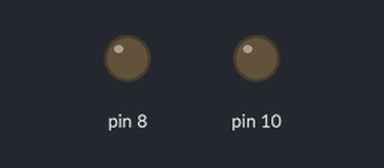
Bench run of a sketch on a simulated Arduino Uno, built with avr-gcc and run on an emulated ATmega328P. On the bench: output pins drawn as LEDs (lit = HIGH).

Above: at 0.4 s.
At 20.2 s:
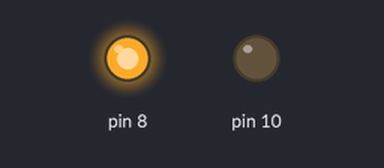
At 40.0 s:
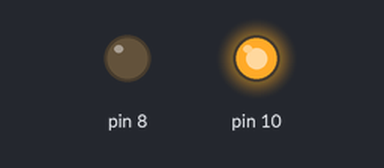
Timing chart, 0 to 40.0 s (numbered marks = the images above):
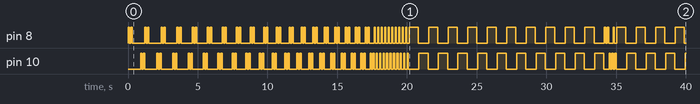

The sketch:

Police_light.ino
```cpp
//Variables
float c = 12; //define coefficient to control i
int i = 50; // delay time
int count = 0; //counter to control program in mode2 & mode3

void setup() {
  // put your setup code here, to run once:
  pinMode(8, OUTPUT);
  pinMode(10, OUTPUT);
}

void loop() {
  // put your main code here, to run repeatedly:
  while (i > 0) {
    mode_1();
    if (c * i <= 30)
      break;
  }

  int i = 50; //Restoring i

  while (i > 0) {
    mode_2();
    count += 1;
    if (count >= 10)
      break;
  }

  count = 0;

  while (i > 0) {
    mode_3();
    count += 1;
    if (count >= 10)
      break;
  }
}

//Functions
void mode_1() {
  digitalWrite(8, HIGH);
  delay(2 * i);
  digitalWrite(8, LOW);
  delay(2 * i);
  digitalWrite(8, HIGH);
  delay(2 * i);
  digitalWrite(8, LOW);

  delay(c * i);

  digitalWrite(10, HIGH);
  delay(2 * i);
  digitalWrite(10, LOW);
  delay(2 * i);
  digitalWrite(10, HIGH);
  delay(2 * i);
  digitalWrite(10, LOW);
  c -= 0.6;
}

void mode_2() {
  digitalWrite(8, HIGH);
  delay(1.5 * i);
  digitalWrite(8, LOW);
  delay(i);

  digitalWrite(10, HIGH);
  delay(1.5 * i);
  digitalWrite(10, LOW);
  delay(i);
}

void mode_3() {
  digitalWrite(8, HIGH);
  delay(13*i);
  digitalWrite(8, LOW);
  delay(i);


  digitalWrite(10, HIGH);
  delay(13*i);
  digitalWrite(10, LOW);
  delay(i);
}
```

Measured:
- by itself, pin 8: LOW → HIGH at 0.00 s, → LOW 0.10 s later, → HIGH 0.10 s later, → LOW 0.10 s later, … (130 changes in this stretch)
- by itself, pin 10: LOW → HIGH at 0.90 s, → LOW 0.10 s later, → HIGH 0.10 s later, → LOW 0.10 s later, … (129 changes in this stretch)
